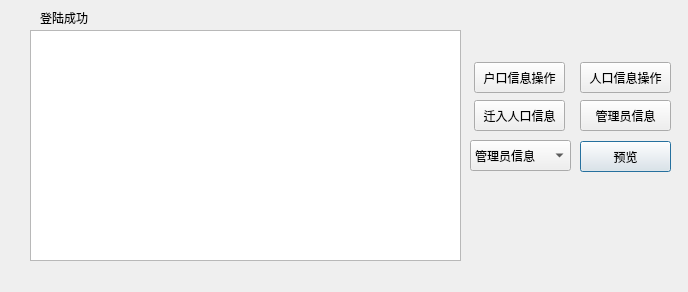
<?xml version="1.0" encoding="UTF-8"?>
<ui version="4.0">
 <class>MainFunction</class>
 <widget class="QDialog" name="MainFunction">
  <property name="geometry">
   <rect>
    <x>0</x>
    <y>0</y>
    <width>688</width>
    <height>292</height>
   </rect>
  </property>
  <property name="windowTitle">
   <string>Dialog</string>
  </property>
  <widget class="QTableView" name="tableView">
   <property name="geometry">
    <rect>
     <x>30</x>
     <y>30</y>
     <width>431</width>
     <height>231</height>
    </rect>
   </property>
  </widget>
  <widget class="QPushButton" name="search">
   <property name="geometry">
    <rect>
     <x>580</x>
     <y>141</y>
     <width>91</width>
     <height>31</height>
    </rect>
   </property>
   <property name="text">
    <string>预览</string>
   </property>
  </widget>
  <widget class="QLabel" name="label">
   <property name="geometry">
    <rect>
     <x>40</x>
     <y>10</y>
     <width>71</width>
     <height>16</height>
    </rect>
   </property>
   <property name="text">
    <string>登陆成功</string>
   </property>
  </widget>
  <widget class="QComboBox" name="tableName">
   <property name="geometry">
    <rect>
     <x>470</x>
     <y>140</y>
     <width>101</width>
     <height>31</height>
    </rect>
   </property>
   <property name="currentIndex">
    <number>2</number>
   </property>
   <item>
    <property name="text">
     <string>户籍信息</string>
    </property>
   </item>
   <item>
    <property name="text">
     <string>人口信息</string>
    </property>
   </item>
   <item>
    <property name="text">
     <string>管理员信息</string>
    </property>
   </item>
   <item>
    <property name="text">
     <string>迁入人口信息</string>
    </property>
   </item>
  </widget>
  <widget class="QPushButton" name="HK">
   <property name="geometry">
    <rect>
     <x>474</x>
     <y>62</y>
     <width>91</width>
     <height>31</height>
    </rect>
   </property>
   <property name="text">
    <string>户口信息操作</string>
   </property>
  </widget>
  <widget class="QPushButton" name="RIN">
   <property name="geometry">
    <rect>
     <x>474</x>
     <y>100</y>
     <width>91</width>
     <height>31</height>
    </rect>
   </property>
   <property name="text">
    <string>迁入人口信息</string>
   </property>
  </widget>
  <widget class="QPushButton" name="RK">
   <property name="geometry">
    <rect>
     <x>580</x>
     <y>62</y>
     <width>91</width>
     <height>31</height>
    </rect>
   </property>
   <property name="text">
    <string>人口信息操作</string>
   </property>
  </widget>
  <widget class="QPushButton" name="GL">
   <property name="geometry">
    <rect>
     <x>580</x>
     <y>100</y>
     <width>91</width>
     <height>31</height>
    </rect>
   </property>
   <property name="text">
    <string>管理员信息</string>
   </property>
  </widget>
 </widget>
 <resources/>
 <connections/>
</ui>
